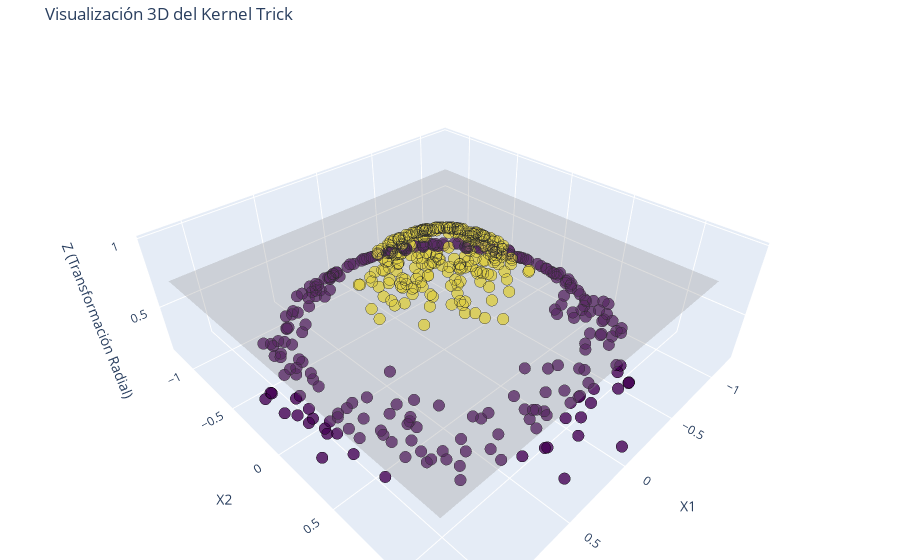

Notebook code cell kept with this figure:
### Markdown cell above
## 3. El Kernel Trick: Elevando a una Nueva Dimensión

¿Qué pasaría si pudiéramos proyectar estos puntos a una tercera dimensión ($z$)? Si definimos $z$ como una función radial (por ejemplo, basada en la distancia al centro), el círculo interior "subiría" y el exterior se quedaría abajo. ¡En ese espacio 3D, un plano recto sí podría separarlos!

Utilizad el ratón para rotar la siguiente figura y observar cómo el **hiperplano** (el disco gris) corta el espacio separando las clases.

### Code cell
# Calculamos una aproximación del kernel RBF para visualización (z = radial basis)
z = np.exp(-(X**2).sum(1))

fig = go.Figure(data=[
    go.Scatter3d(x=X[:, 0], y=X[:, 1], z=z, 
                 mode='markers', 
                 marker=dict(size=4, color=y, colorscale='viridis', opacity=0.8, line=dict(width=1, color='black')),
                 name='Datos Proyectados')
])

# Añadimos un plano separador (superficie)
grid_x, grid_y = np.meshgrid(np.linspace(-1.2, 1.2, 20), np.linspace(-1.2, 1.2, 20))
grid_z = np.full(grid_x.shape, 0.7) # Plano en z = 0.7

fig.add_trace(go.Surface(x=grid_x, y=grid_y, z=grid_z, 
                         opacity=0.3, 
                         colorscale=[[0, 'grey'], [1, 'grey']], 
                         showscale=False, 
                         name='Hiperplano Separador'))

fig.update_layout(title='Visualización 3D del Kernel Trick',
                  scene=dict(xaxis_title='X1', yaxis_title='X2', zaxis_title='Z (Transformación Radial)'),
                  margin=dict(l=0, r=0, b=0, t=40))
fig.show()

### Figure 1 — Plotly figure (JSON) as saved in the notebook; plotly's stock layout.template omitted (floating-point values rounded to 4 significant figures; data arrays with more than 128 entries replaced by an {"elided": "..."} marker saying what was removed)
{"data": [{"marker": {"color": {"elided": "500 int values"}, "colorscale": [[0, "#440154"], [0.1111, "#482878"], [0.2222, "#3e4989"], [0.3333, "#31688e"], [0.4444, "#26828e"], [0.5556, "#1f9e89"], [0.6667, "#35b779"], [0.7778, "#6ece58"], [0.8889, "#b5de2b"], [1, "#fde725"]], "line": {"color": "black", "width": 1}, "opacity": 0.8, "size": 4}, "mode": "markers", "name": "Datos Proyectados", "type": "scatter3d", "x": {"elided": "500 float values"}, "y": {"elided": "500 float values"}, "z": {"elided": "500 float values"}}, {"colorscale": [[0, "grey"], [1, "grey"]], "name": "Hiperplano Separador", "opacity": 0.3, "showscale": false, "type": "surface", "x": {"elided": "20x20 float values"}, "y": {"elided": "20x20 float values"}, "z": {"elided": "20x20 float values"}}], "layout": {"margin": {"b": 0, "l": 0, "r": 0, "t": 40}, "scene": {"xaxis": {"title": {"text": "X1"}}, "yaxis": {"title": {"text": "X2"}}, "zaxis": {"title": {"text": "Z (Transformación Radial)"}}}, "title": {"text": "Visualización 3D del Kernel Trick"}}}
